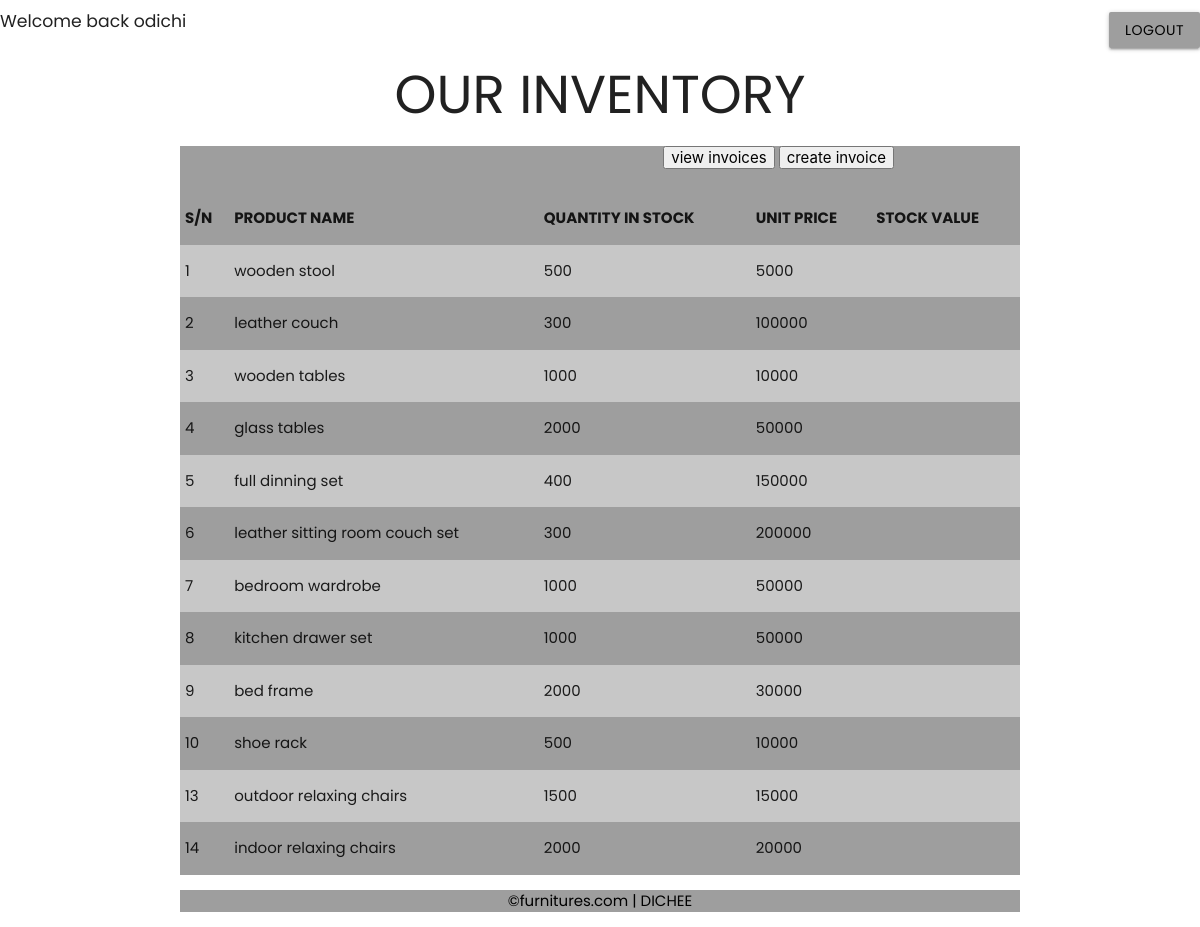
The app's page /inventorytable.php (signed in) with its own data.
### tables this page shows
CREATE TABLE `inventory_tb` (
  `id` int(11) NOT NULL,
  `product_name` text NOT NULL,
  `quantity_instock` int(11) NOT NULL,
  `unit_price` int(11) NOT NULL
);

### inventorytable.php (the view, shortened to what this page needs)
<?php
include('templates/connect.php');
    $select_single_data = "SELECT * FROM `inventory_tb`";
    $send_query = mysqli_query($connect, $select_single_data);
    $furnitures= mysqli_fetch_all($send_query,MYSQLI_ASSOC);
?>
<!DOCTYPE html>
<html lang="en">
<head>
    <link rel="stylesheet" href="css/materialize.css">
</head>
<a href="logout.php" class="btn grey black-text right">Logout</a>
<body class='ash'>
<h6>Welcome back <?php echo $_SESSION['username'];?></h6>
    <h2 class="center-align">OUR INVENTORY</h2>
    <div class="container grey s12 l4">
        <div class="buttons container grey" >
            <a href="viewinvoices.php"><button>view invoices</button></a>
            <a href="invoiceform.php"><button>create invoice</button></a>
        </div>
        <br>
        <table class=" s12 l4 striped">
            <thead >
                <tr>
                    <th>S/N</th>
                    <th>PRODUCT NAME</th>
                    <th>QUANTITY IN STOCK</th>
                    <th>UNIT PRICE</th>
                    <th>STOCK VALUE</th>
                </tr>
            </thead>
            <tbody class='col s12 l4'>
                <?php foreach ($furnitures as $furniture){?>
                <tr>
                    <td><?php echo $furniture['id'] ?></td>
                    <td><?php echo $furniture['product_name'] ?></td>
                    <td><?php echo $furniture['quantity_instock'] ?></td>
                    <td><?php echo $furniture['unit_price'] ?></td>
                    <td><?php echo $furniture['stock_value'] ?></td>
                </tr>
                <?php } ?>
            </tbody>
        </table>
    </div>
</body>
<?php include('templates/footer.php') ?>
</html>

### templates/footer.php (shortened to what this page needs)
<!DOCTYPE html>
<html lang="en">
<head>
</head>
<body>
</body>
</html>
<div class="container">
    <p class="grey black-text center-align " id="para">&COPY;furnitures.com | DICHEE</p>
</div>

### inventorytable.php (style rules this page uses)
.buttons { text-align:right; }

### records on screen
inventory_tb: id "1", product_name "wooden stool", quantity_instock "500", unit_price "5000"
inventory_tb: id "2", product_name "leather couch", quantity_instock "300", unit_price "100000"
inventory_tb: id "3", product_name "wooden tables", quantity_instock "1000", unit_price "10000"
inventory_tb: id "4", product_name "glass tables", quantity_instock "2000", unit_price "50000"
inventory_tb: id "5", product_name "full dinning set", quantity_instock "400", unit_price "150000"
inventory_tb: id "6", product_name "leather sitting room couch set", quantity_instock "300", unit_price "200000"
inventory_tb: id "7", product_name "bedroom wardrobe", quantity_instock "1000", unit_price "50000"
inventory_tb: id "8", product_name "kitchen drawer set", quantity_instock "1000", unit_price "50000"
inventory_tb: id "9", product_name "bed frame", quantity_instock "2000", unit_price "30000"
inventory_tb: id "10", product_name "shoe rack", quantity_instock "500", unit_price "10000"
inventory_tb: id "13", product_name "outdoor relaxing chairs", quantity_instock "1500", unit_price "15000"
inventory_tb: id "14", product_name "indoor relaxing chairs", quantity_instock "2000", unit_price "20000"

### other values on screen
$_SESSION['username'] "odichi"
